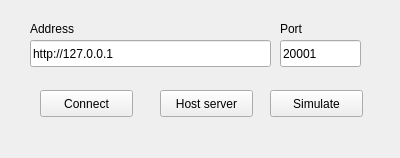
<?xml version="1.0" encoding="UTF-8"?>
<ui version="4.0">
 <class>BtcAddPoolServer</class>
 <widget class="QWidget" name="BtcAddPoolServer">
  <property name="geometry">
   <rect>
    <x>0</x>
    <y>0</y>
    <width>400</width>
    <height>158</height>
   </rect>
  </property>
  <property name="windowTitle">
   <string>Form</string>
  </property>
  <widget class="QLineEdit" name="editHost">
   <property name="geometry">
    <rect>
     <x>30</x>
     <y>40</y>
     <width>241</width>
     <height>27</height>
    </rect>
   </property>
   <property name="text">
    <string>http://127.0.0.1</string>
   </property>
  </widget>
  <widget class="QLineEdit" name="editPort">
   <property name="geometry">
    <rect>
     <x>280</x>
     <y>40</y>
     <width>81</width>
     <height>27</height>
    </rect>
   </property>
   <property name="text">
    <string>20001</string>
   </property>
  </widget>
  <widget class="QLabel" name="label">
   <property name="geometry">
    <rect>
     <x>30</x>
     <y>20</y>
     <width>62</width>
     <height>17</height>
    </rect>
   </property>
   <property name="text">
    <string>Address</string>
   </property>
  </widget>
  <widget class="QLabel" name="label_2">
   <property name="geometry">
    <rect>
     <x>280</x>
     <y>20</y>
     <width>62</width>
     <height>17</height>
    </rect>
   </property>
   <property name="text">
    <string>Port</string>
   </property>
  </widget>
  <widget class="QPushButton" name="buttonConnect">
   <property name="geometry">
    <rect>
     <x>40</x>
     <y>90</y>
     <width>93</width>
     <height>27</height>
    </rect>
   </property>
   <property name="text">
    <string>Connect</string>
   </property>
  </widget>
  <widget class="QPushButton" name="buttonCreate">
   <property name="geometry">
    <rect>
     <x>160</x>
     <y>90</y>
     <width>93</width>
     <height>27</height>
    </rect>
   </property>
   <property name="text">
    <string>Host server</string>
   </property>
  </widget>
  <widget class="QPushButton" name="buttonSimulate">
   <property name="geometry">
    <rect>
     <x>270</x>
     <y>90</y>
     <width>93</width>
     <height>27</height>
    </rect>
   </property>
   <property name="text">
    <string>Simulate</string>
   </property>
  </widget>
 </widget>
 <resources/>
 <connections/>
</ui>
